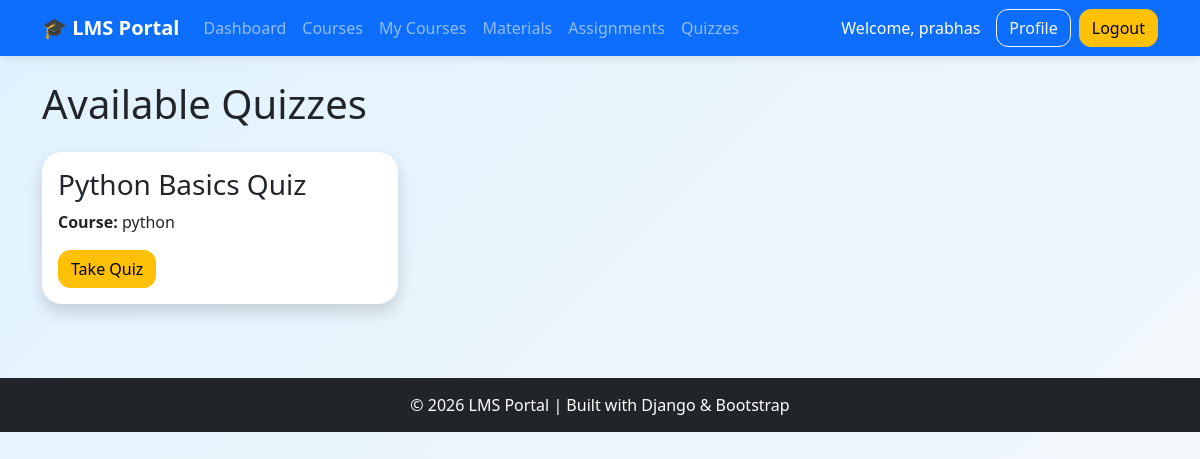
/quizzes/ (signed in), run on an earlier commit of the app's database.
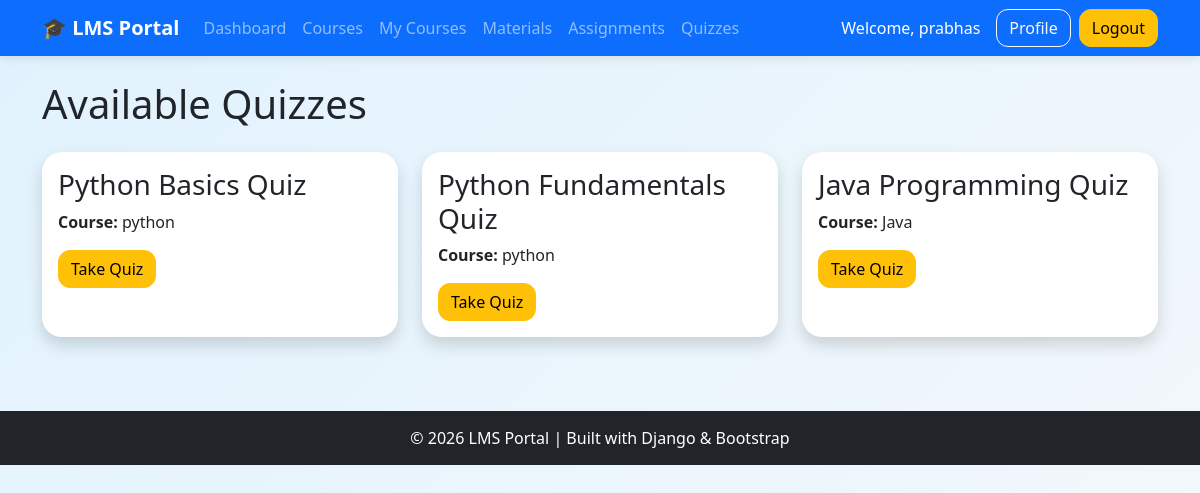
And on a later commit of the database.
### lms/models.py (models this page shows, shortened)
class Quiz(models.Model):
    course = models.ForeignKey(Course, on_delete=models.CASCADE)
    title = models.CharField(max_length=200)

class Course(models.Model):
    title = models.CharField(max_length=200)
    description = models.TextField()

### lms/views.py (the view)
# urls.py: path('quizzes/', views.quizzes, name='quizzes'),
@login_required
def quizzes(request):
    quizzes = Quiz.objects.all()
    return render(
        request,
        'quizzes.html',
        {'quizzes': quizzes}
    )

### lms/templates/quizzes.html
{% extends 'base.html' %}
{% block content %}
<h1 class="mb-4">Available Quizzes</h1>
<div class="row">
{% for quiz in quizzes %}
<div class="col-md-4 mb-4">
    <div class="card shadow h-100">
        <div class="card-body">
            <h3>{{ quiz.title }}</h3>
            <p>
                <strong>Course:</strong>
                {{ quiz.course.title }}
            </p>
            <a href="/take-quiz/{{ quiz.id }}/"
               class="btn btn-warning">
                Take Quiz
            </a>
        </div>
    </div>
</div>
{% empty %}
<div class="alert alert-info">
    No quizzes available.
</div>
{% endfor %}
</div>
{% endblock %}

What changed in the data, as far as the page shows it:
added Quiz: title "Python Fundamentals Quiz", course "python"
added Quiz: title "Java Programming Quiz", course "Java"
